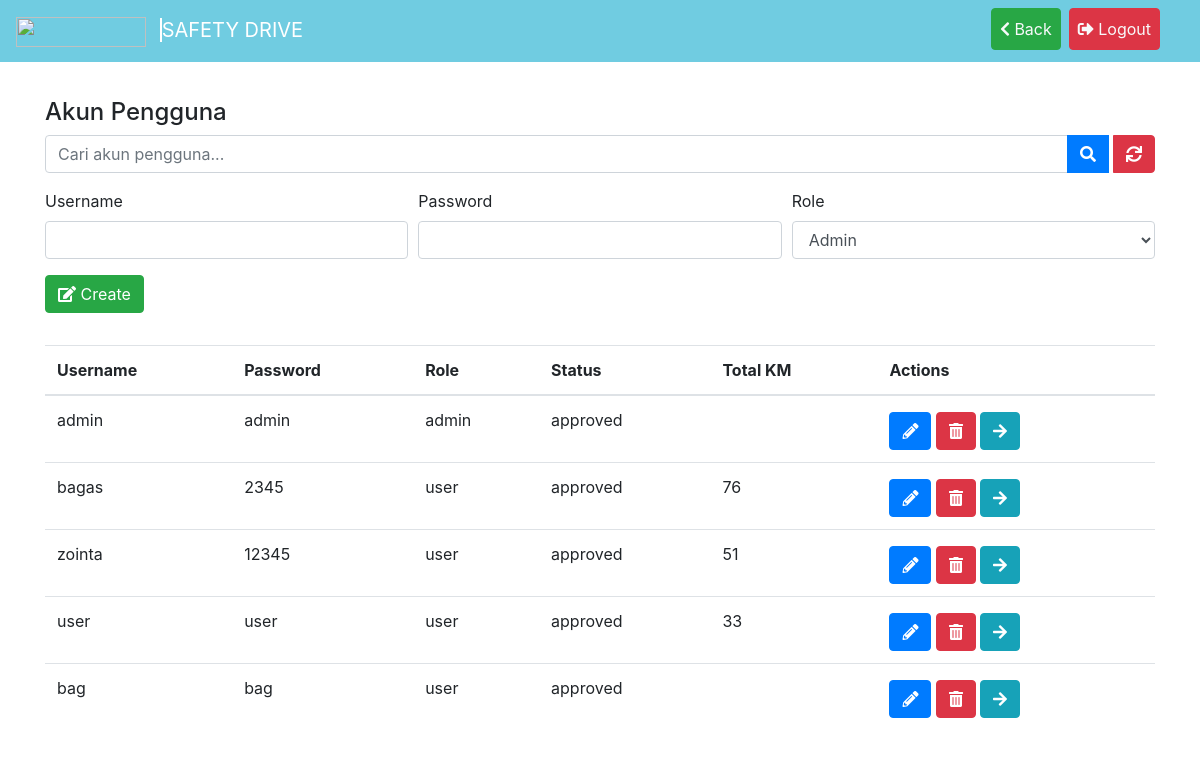
The page /akun_user.php (signed in) on the database its author committed.
### tables this page shows
CREATE TABLE `users` (
  `id` int(11) NOT NULL,
  `username` varchar(255) NOT NULL,
  `password` varchar(255) NOT NULL,
  `role` enum('user','admin') NOT NULL,
  `status` enum('pending','approved','rejected') NOT NULL
);

### akun_user.php (the view, shortened to what this page needs)
<!DOCTYPE html>
<html>
<head>
    <link rel="stylesheet" href="https://maxcdn.bootstrapcdn.com/bootstrap/4.5.2/css/bootstrap.min.css">
    <link rel="stylesheet" href="https://cdnjs.cloudflare.com/ajax/libs/font-awesome/5.15.3/css/all.min.css">
</head>
<body>
    <nav class="navbar navbar-expand-lg navbar-dark">
        <a class="navbar-brand" href="dashboard.php">
            <img src="assets/pgn.png" width="130" height="30" class="mr-2">
            <span class="separator"></span>
            SAFETY DRIVE
        </a>
        <div class="collapse navbar-collapse" id="navbarNav">
            <ul class="navbar-nav ml-auto mr-3">
                <?php
                $role = $_SESSION['role'];
                echo "<li class='nav-item'><a class='nav-link btn mb-1 mr-2 text-light btn-success' href='dashboard.php'><i class='fas fa-chevron-left'></i> Back</a></li>";
                echo "<li class='nav-item'><a class='nav-link btn mb-1 mr-2 text-light btn-danger' href='logout.php'><i class='fas fa-sign-out-alt'></i> Logout</a></li>";
                ?>
            </ul>
        </div>
    </nav>
    <div class="container">
        <div class="table-responsive">
            <?php
            include 'inc/db.php';
            if ($role == 'admin') {
                $query = "SELECT users.id, users.username, users.password, users.role, users.status, SUM(laporan.km_akhir - laporan.km_awal) AS total_km
                FROM users LEFT JOIN laporan ON users.id = laporan.user_id
                GROUP BY users.id, users.username, users.password, users.role, users.status";
                $result = $conn->query($query);
                echo "<h2 class='mt-3'>Akun Pengguna</h2>";
                echo "<form class='mb-3' method='GET'>";
                echo "<div class='input-group'>";
                echo "<input type='text' class='form-control' name='search' placeholder='Cari akun pengguna...'>";
                echo "<div class='input-group-append'>";
                echo "<button class='btn btn-primary' type='submit'><i class='fas fa-search'></i></button>";
                echo "<button class='btn btn-danger ml-1' type='reset' onclick='window.location.href=\"akun_user.php\"'><i class='fas fa-sync'></i></button>";
                echo "</div>";
                echo "</div>";
                echo "</form>";
                echo "<form class='mb-3' method='POST'>";
                echo "<div class='form-row'>";
                echo "<div class='col-md-4 mb-3'>";
                echo "<label for='username'>Username</label>";
                echo "<input type='text' class='form-control' id='username' name='username' required>";
                echo "</div>";
                echo "<div class='col-md-4 mb-3'>";
                echo "<label for='password'>Password</label>";
                echo "<input type='password' class='form-control' id='password' name='password' required>";
                echo "</div>";
                echo "<div class='col-md-4 mb-3'>";
                echo "<label for='role'>Role</label>";
                echo "<select class='form-control' id='role' name='role' required>";
                echo "<option value='admin'>Admin</option>";
                echo "</select>";
                echo "</div>";
                echo "<div class='col-md-4 mb-3'>";
                echo "<button type='submit' class='btn btn-success' name='create_user'><i class='fas fa-edit'></i> Create</button>";
                echo "</div>";
                echo "</div>";
                echo "</form>";
                if ($result->num_rows > 0) {
                    echo "<div class='table-responsive'>";
                    echo "<table class='table'>";
                    echo "<thead>";
                    echo "<tr>";
                    echo "<th>Username</th>";
                    echo "<th>Password</th>";
                    echo "<th>Role</th>";
                    echo "<th>Status</th>";
                    echo "<th>Total KM</th>";
                    echo "<th>Actions</th>";
                    echo "</tr>";
                    echo "</thead>";
                    echo "<tbody>";
                    while ($row = $result->fetch_assoc()) {
                        echo "<tr>";
                        echo "<td>" . $row['username'] . "</td>";
                        echo "<td>" . $row['password'] . "</td>";
                        echo "<td>" . $row['role'] . "</td>";
                        echo "<td>" . $row['status'] . "</td>";
                        echo "<td>" . $row['total_km'] . "</td>";
                        echo "<td>";
                        echo "<a href='edit_akun.php?id=" . $row['id'] . "' class='btn btn-primary mt-1'><i class='fas fa-pencil-alt'></i></a> ";
                        echo "<a href='javascript:void(0);' class='btn btn-danger mr-1 mt-1' onclick='confirmDelete(" . $row['id'] . ")'><i class='fas fa-trash-alt'></i></a>";
                        echo "<a href='detail.php?id=" . $row['id'] . "' class='btn btn-info mt-1'><i class='fas fa-arrow-right'></i></a>";
                        echo "</td>";
                        echo "</tr>";
                    }
                    echo "</tbody>";
                    echo "</table>";
                } else {
                    echo "Belum ada akun pengguna terdaftar.";
                }
            }
            ?>
        </div>
    </div>
</body>
</html>

### akun_user.php (style rules this page uses)
.navbar { background-color: #70cce1; }
.container { margin-top: 20px; }
h2 { font-size: 24px; }
.navbar-brand .separator { border-right: 2px solid #fff; width: 100%; }

### rows shown on the page
users: username "admin", password "admin", role "admin", status "approved"
users: username "bagas", password "2345", role "user", status "approved", total_km "76"
users: username "zointa", password "12345", role "user", status "approved", total_km "51"
users: username "user", password "user", role "user", status "approved", total_km "33"
users: username "bag", password "bag", role "user", status "approved"
